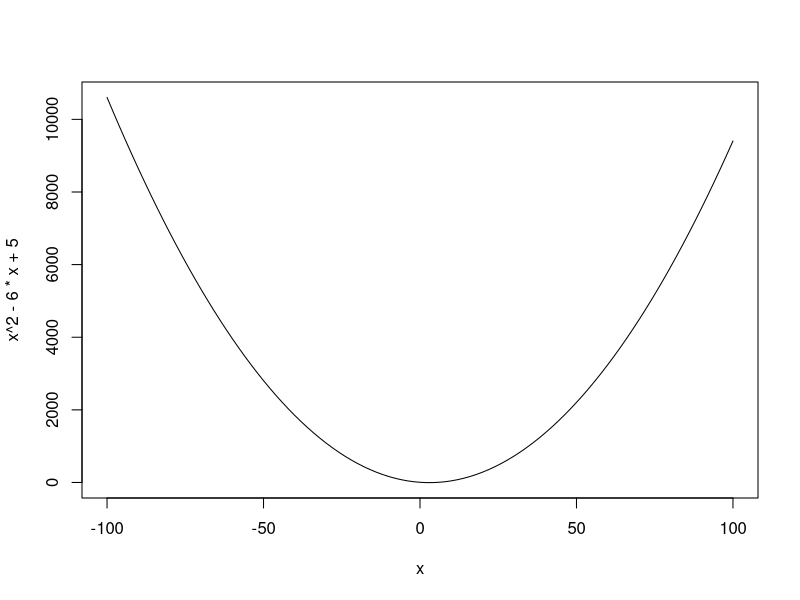
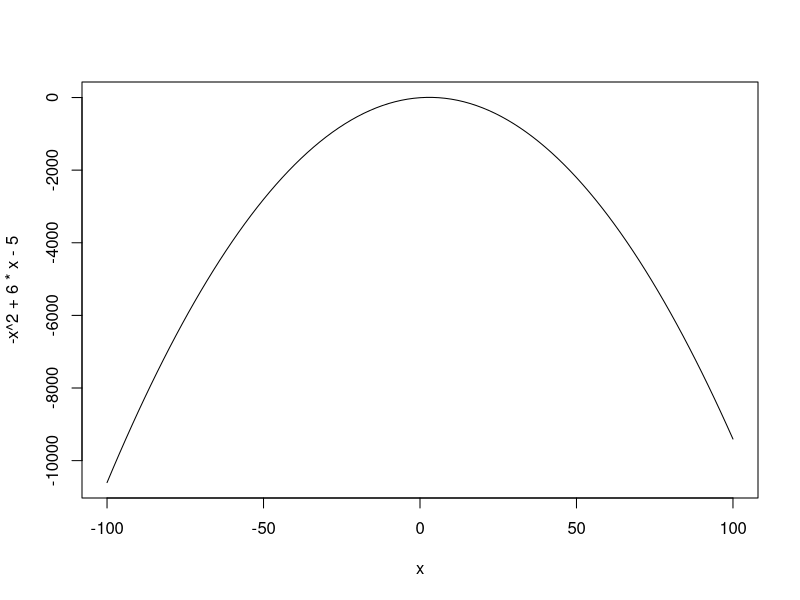
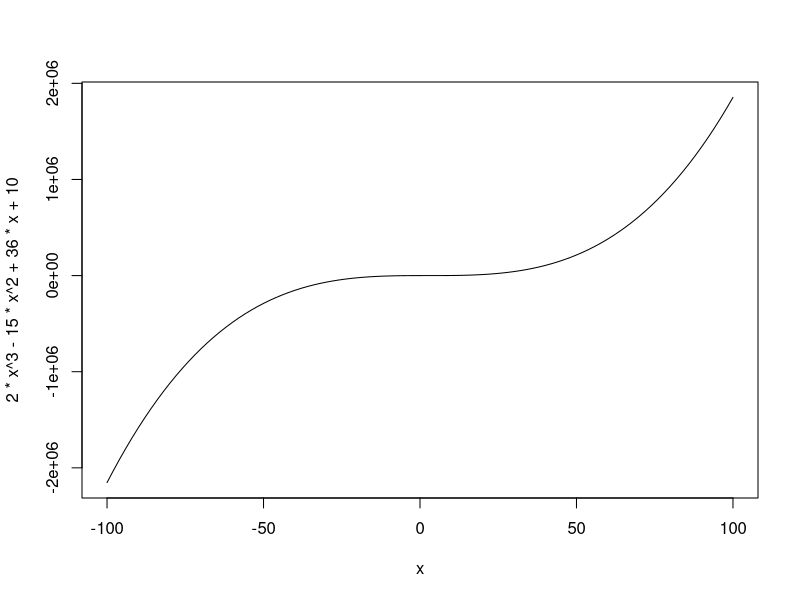
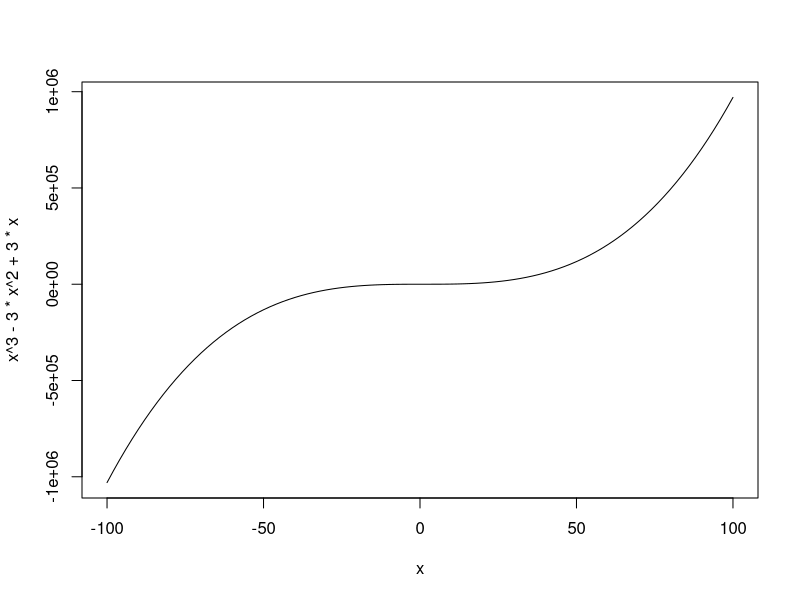

Write R code to recreate these figures, in order.
## ---- chunk 1
knitr::opts_chunk$set(echo = TRUE)
## ---- chunk 2
curve(x^2 - 6*x + 5, -100,100)
## ---- chunk 3
curve(-x^2 + 6*x - 5, -100,100)
## ---- chunk 4
curve(2*x^3 - 15*x^2 + 36*x + 10, -100,100)
## ---- chunk 5
curve(x^3 -3*x^2 +3*x, -100,100)
